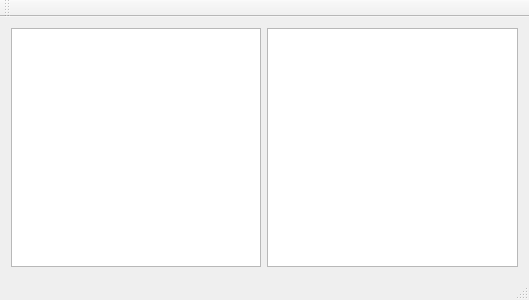
<?xml version="1.0" encoding="UTF-8"?>
<ui version="4.0">
 <class>MainWindow</class>
 <widget class="QMainWindow" name="MainWindow">
  <property name="geometry">
   <rect>
    <x>0</x>
    <y>0</y>
    <width>529</width>
    <height>300</height>
   </rect>
  </property>
  <property name="windowTitle">
   <string>MainWindow</string>
  </property>
  <widget class="QWidget" name="centralWidget">
   <layout class="QHBoxLayout" name="horizontalLayout">
    <item>
     <widget class="QTreeView" name="treeView_input"/>
    </item>
    <item>
     <widget class="QTreeView" name="treeView_ouput"/>
    </item>
   </layout>
  </widget>
  <widget class="QMenuBar" name="menuBar">
   <property name="geometry">
    <rect>
     <x>0</x>
     <y>0</y>
     <width>529</width>
     <height>22</height>
    </rect>
   </property>
  </widget>
  <widget class="QToolBar" name="mainToolBar">
   <attribute name="toolBarArea">
    <enum>TopToolBarArea</enum>
   </attribute>
   <attribute name="toolBarBreak">
    <bool>false</bool>
   </attribute>
  </widget>
  <widget class="QStatusBar" name="statusBar"/>
 </widget>
 <layoutdefault spacing="6" margin="11"/>
 <resources/>
 <connections/>
</ui>
